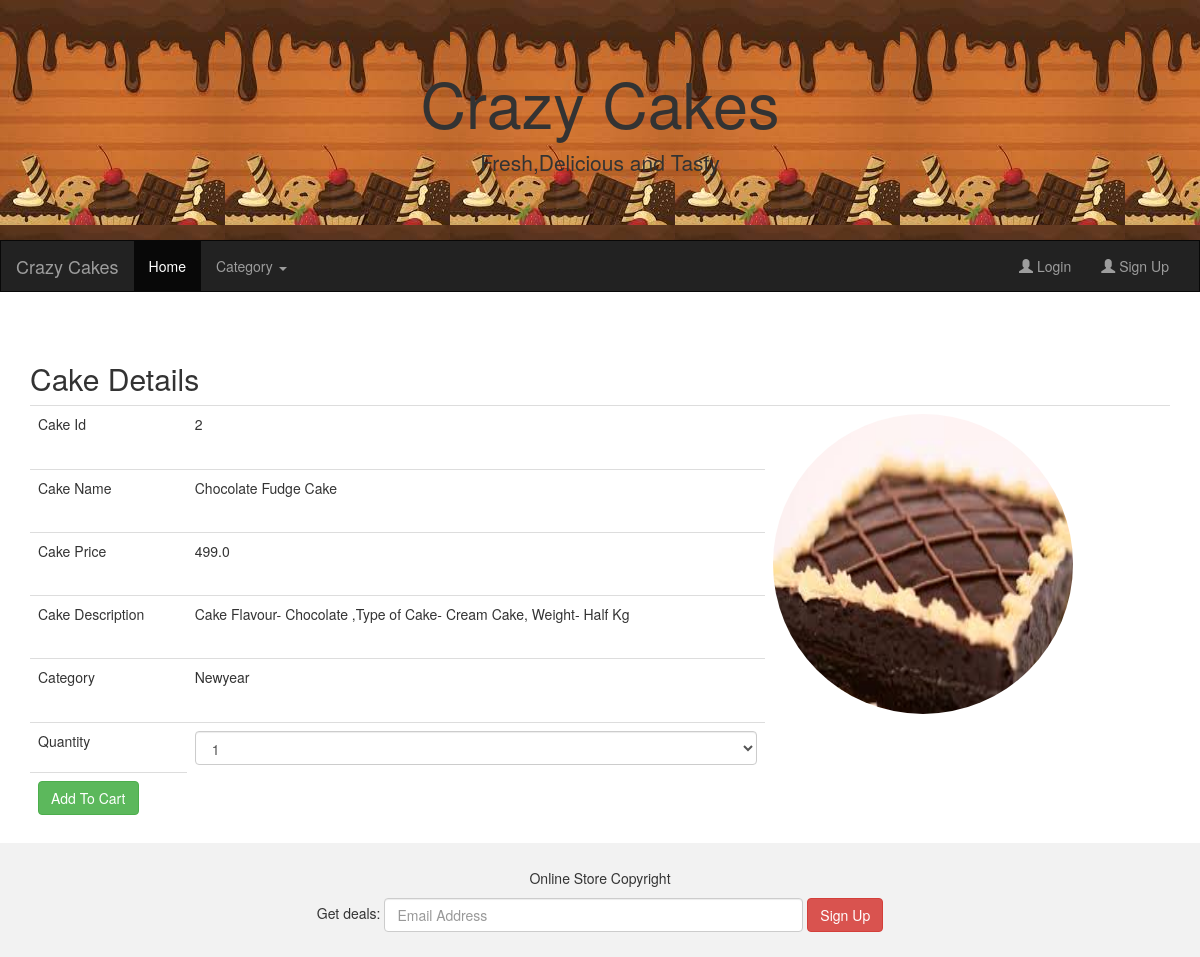
/ViewDetails/2, run on the app's committed database.
### AdminApp/models.py (models this page shows)
class Cake(models.Model):
    cake_name =models.CharField(max_length=50)
    price = models.FloatField(default=350)
    description = models.CharField(max_length=100)
    imageurl = models.ImageField(upload_to ='Images',default='abc.jpg')
    category = models.ForeignKey(Category,on_delete=models.CASCADE)
    class Meta:
        db_table = 'Cake'

class Category(models.Model):
    cate_name = models.CharField(max_length=20)
    def __str__(self):
        return self.cate_name
    class Meta:
        db_table = 'Category'

### UserApp/views.py (the view)
# urls.py: path('ViewDetails/<id>',views.ViewDetails),
def ViewDetails(request,id):
    cats = Category.objects.all()
    cake = Cake.objects.get(id=id)
    return render(request,"ViewDetails.html",{"cats":cats,"cake":cake})

### UserApp/templates/ViewDetails.html (shortened to what this page needs)
{%extends "master.html"%}
{%block content%}
<div class="container">
    <h2>Cake Details</h2>
    <form method="post" action="/addToCart">
<table class="table">
    <tr><td>Cake Id</td><td>{{cake.id}}
    </td><td rowspan="5">
        <img src="{{cake.imageurl.url}}" class="img-circle" height="300px" width="300px"/>
    </td></tr>
    <tr><td>Cake Name</td><td>{{cake.cake_name}}</td></tr>
    <tr><td>Cake Price</td><td>{{cake.price}}</td></tr>
    <tr><td>Cake Description</td><td>{{cake.description}}</td></tr>
    <tr><td>Category</td><td>{{cake.category}}</td></tr>
    <tr><td>Quantity</td>
    <td><select name="qty" class="form-control">
        <option>1</option>
    </select></td></tr>
    <tr><td><button type="submit" class="btn btn-success">
        Add To Cart</button></td></tr>
</table>
</form>
</div>
{%endblock%}

### data on the page
Cake: id "2", imageurl (picture), cake_name "Chocolate Fudge Cake", price "499.0", description "Cake Flavour- Chocolate ,Type of Cake- Cream Cake, Weight- Half Kg", category "Newyear"
